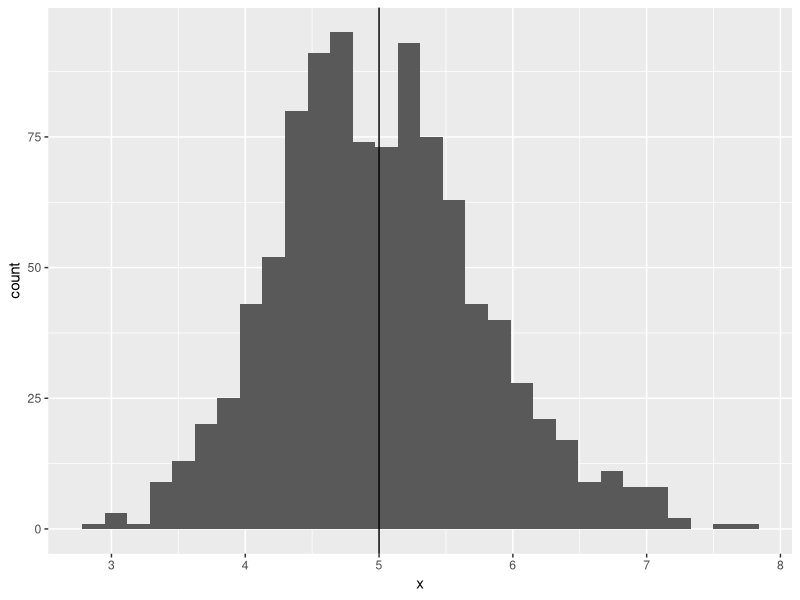

Write R code to recreate this figure.
library(ggplot2)

nosim <- 1000

n <- 40
lambda <- 0.2

mu_d <- 1/lambda
sd_d <- 1/lambda

mu_n <- sum(c(1:n))/n

test_data <- NULL
for(i in 1:nosim) test_data <- c(test_data, mean(rexp(n,lambda)))

sim_data <- data.frame(
    x = test_data
)

g <- ggplot(data = sim_data) +
    geom_histogram(aes(x)) +
    geom_vline(xintercept = mu_d)
    

print(g)